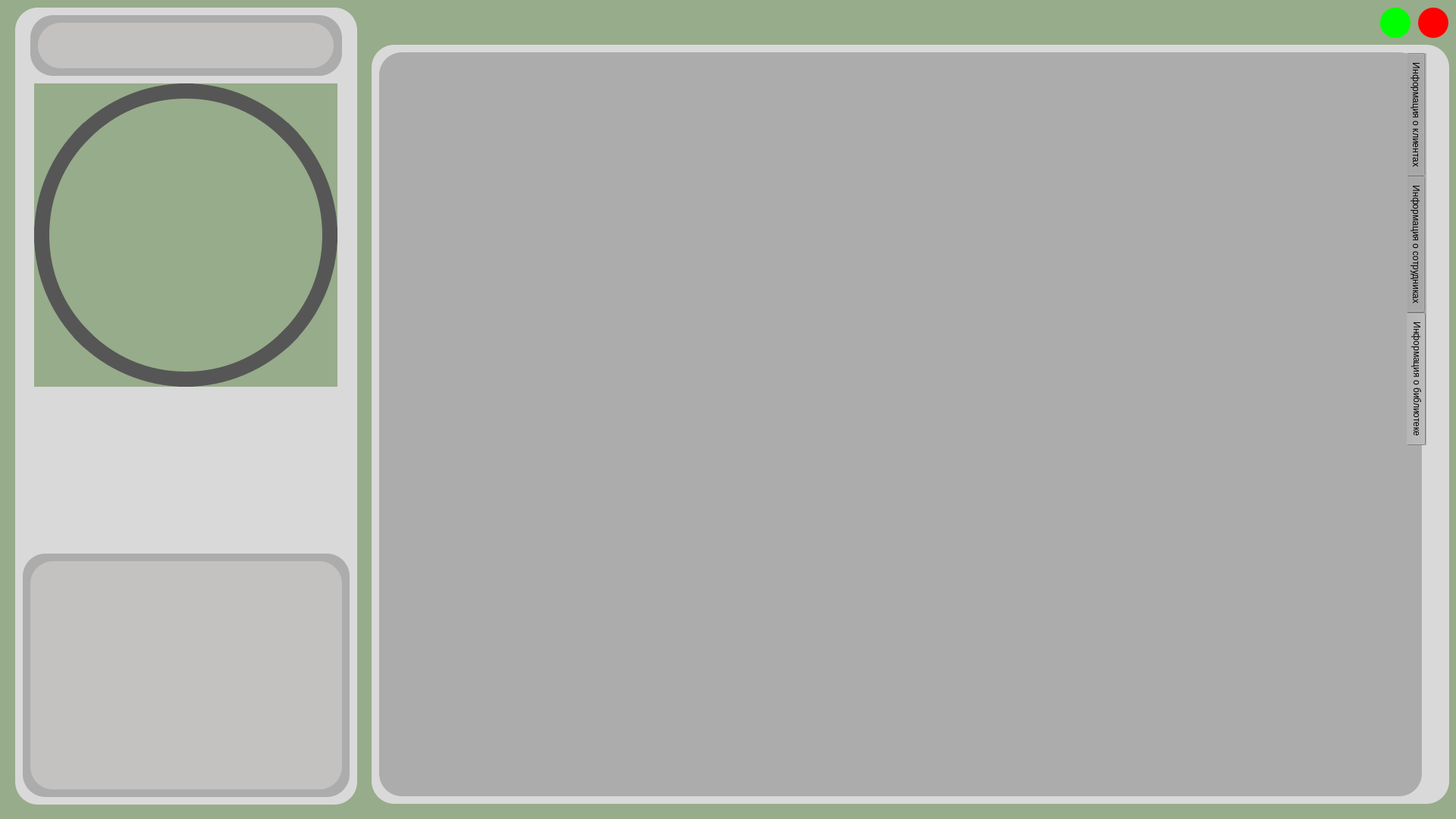
<?xml version="1.0" encoding="UTF-8"?>
<ui version="4.0">
 <class>DirectorMainWindow</class>
 <widget class="QWidget" name="DirectorMainWindow">
  <property name="geometry">
   <rect>
    <x>0</x>
    <y>0</y>
    <width>1920</width>
    <height>1080</height>
   </rect>
  </property>
  <property name="windowTitle">
   <string>Form</string>
  </property>
  <property name="styleSheet">
   <string notr="true">background-color: rgb(151, 172, 138);</string>
  </property>
  <widget class="QToolButton" name="toolButton">
   <property name="geometry">
    <rect>
     <x>1870</x>
     <y>10</y>
     <width>40</width>
     <height>40</height>
    </rect>
   </property>
   <property name="styleSheet">
    <string notr="true">background-color: rgb(255, 0, 0);
border-radius: 20px;</string>
   </property>
   <property name="text">
    <string/>
   </property>
  </widget>
  <widget class="QToolButton" name="toolButton_2">
   <property name="geometry">
    <rect>
     <x>1820</x>
     <y>10</y>
     <width>40</width>
     <height>40</height>
    </rect>
   </property>
   <property name="styleSheet">
    <string notr="true">background-color: rgb(0, 255, 0);
border-radius: 20px;</string>
   </property>
   <property name="text">
    <string/>
   </property>
  </widget>
  <widget class="QLabel" name="label">
   <property name="geometry">
    <rect>
     <x>45</x>
     <y>110</y>
     <width>400</width>
     <height>400</height>
    </rect>
   </property>
   <property name="text">
    <string/>
   </property>
  </widget>
  <widget class="QLabel" name="label_2">
   <property name="geometry">
    <rect>
     <x>20</x>
     <y>10</y>
     <width>451</width>
     <height>1051</height>
    </rect>
   </property>
   <property name="styleSheet">
    <string notr="true">background-color: rgb(217, 217, 217);
border-radius: 30px;</string>
   </property>
   <property name="text">
    <string/>
   </property>
  </widget>
  <widget class="QLabel" name="label_3">
   <property name="geometry">
    <rect>
     <x>40</x>
     <y>20</y>
     <width>411</width>
     <height>80</height>
    </rect>
   </property>
   <property name="styleSheet">
    <string notr="true">background: #ACACAC;
border-radius: 30px;</string>
   </property>
   <property name="text">
    <string/>
   </property>
  </widget>
  <widget class="QLabel" name="label_4">
   <property name="geometry">
    <rect>
     <x>50</x>
     <y>30</y>
     <width>390</width>
     <height>60</height>
    </rect>
   </property>
   <property name="styleSheet">
    <string notr="true">background: #C4C1C1;
border-radius: 30px;</string>
   </property>
   <property name="text">
    <string/>
   </property>
  </widget>
  <widget class="QLabel" name="label_5">
   <property name="geometry">
    <rect>
     <x>45</x>
     <y>110</y>
     <width>400</width>
     <height>400</height>
    </rect>
   </property>
   <property name="styleSheet">
    <string notr="true">border-radius: 200px;
background-color: transparent;
border: 20px solid rgb(86,86,86);</string>
   </property>
   <property name="text">
    <string/>
   </property>
  </widget>
  <widget class="QLabel" name="label_7">
   <property name="geometry">
    <rect>
     <x>30</x>
     <y>730</y>
     <width>431</width>
     <height>321</height>
    </rect>
   </property>
   <property name="styleSheet">
    <string notr="true">background: #ACACAC;
border-radius: 30px;</string>
   </property>
   <property name="text">
    <string/>
   </property>
  </widget>
  <widget class="QLabel" name="label_8">
   <property name="geometry">
    <rect>
     <x>40</x>
     <y>740</y>
     <width>411</width>
     <height>301</height>
    </rect>
   </property>
   <property name="styleSheet">
    <string notr="true">background: #C4C1C1;
border-radius: 30px;</string>
   </property>
   <property name="text">
    <string/>
   </property>
  </widget>
  <widget class="QTabWidget" name="tabWidget">
   <property name="geometry">
    <rect>
     <x>540</x>
     <y>70</y>
     <width>1341</width>
     <height>961</height>
    </rect>
   </property>
   <property name="styleSheet">
    <string notr="true">background-color: rgb(172, 172, 172);
selection-color: rgb(172, 172, 172);
gridline-color: rgb(172, 172, 172);
border-color: rgb(172, 172, 172);
border-bottom-color: rgb(172, 172, 172);
border-right-color: rgb(172, 172, 172);
</string>
   </property>
   <property name="tabPosition">
    <enum>QTabWidget::East</enum>
   </property>
   <property name="tabShape">
    <enum>QTabWidget::Rounded</enum>
   </property>
   <property name="currentIndex">
    <number>2</number>
   </property>
   <widget class="QWidget" name="tab">
    <property name="styleSheet">
     <string notr="true"/>
    </property>
    <attribute name="title">
     <string>Информация о клиентах</string>
    </attribute>
   </widget>
   <widget class="QWidget" name="tab_2">
    <attribute name="title">
     <string>Информация о сотрудниках</string>
    </attribute>
   </widget>
   <widget class="QWidget" name="tab_3">
    <attribute name="title">
     <string>Информация о библиотеке</string>
    </attribute>
   </widget>
  </widget>
  <widget class="QLabel" name="label_6">
   <property name="geometry">
    <rect>
     <x>490</x>
     <y>59</y>
     <width>1421</width>
     <height>1001</height>
    </rect>
   </property>
   <property name="styleSheet">
    <string notr="true">background-color: rgb(217, 217, 217);
border-radius: 30px;</string>
   </property>
   <property name="text">
    <string/>
   </property>
  </widget>
  <widget class="QLabel" name="label_9">
   <property name="geometry">
    <rect>
     <x>500</x>
     <y>69</y>
     <width>1375</width>
     <height>981</height>
    </rect>
   </property>
   <property name="styleSheet">
    <string notr="true">background-color: rgb(172, 172, 172);
border-radius: 30px;</string>
   </property>
   <property name="text">
    <string/>
   </property>
  </widget>
  <widget class="QLabel" name="label_10">
   <property name="geometry">
    <rect>
     <x>1839</x>
     <y>590</y>
     <width>21</width>
     <height>451</height>
    </rect>
   </property>
   <property name="styleSheet">
    <string notr="true">background-color: rgb(172, 172, 172);</string>
   </property>
   <property name="text">
    <string/>
   </property>
  </widget>
  <widget class="QLabel" name="label_11">
   <property name="geometry">
    <rect>
     <x>530</x>
     <y>1005</y>
     <width>1321</width>
     <height>41</height>
    </rect>
   </property>
   <property name="styleSheet">
    <string notr="true">background-color: rgb(172, 172, 172);</string>
   </property>
   <property name="text">
    <string/>
   </property>
  </widget>
  <zorder>toolButton</zorder>
  <zorder>toolButton_2</zorder>
  <zorder>label_2</zorder>
  <zorder>label_3</zorder>
  <zorder>label_4</zorder>
  <zorder>label</zorder>
  <zorder>label_5</zorder>
  <zorder>label_7</zorder>
  <zorder>label_8</zorder>
  <zorder>label_6</zorder>
  <zorder>label_9</zorder>
  <zorder>tabWidget</zorder>
  <zorder>label_10</zorder>
  <zorder>label_11</zorder>
 </widget>
 <resources/>
 <connections/>
</ui>
